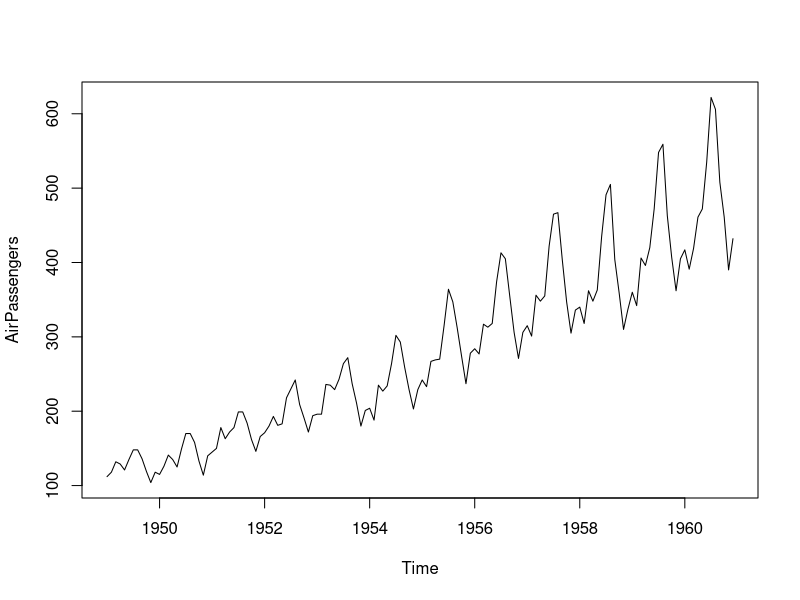
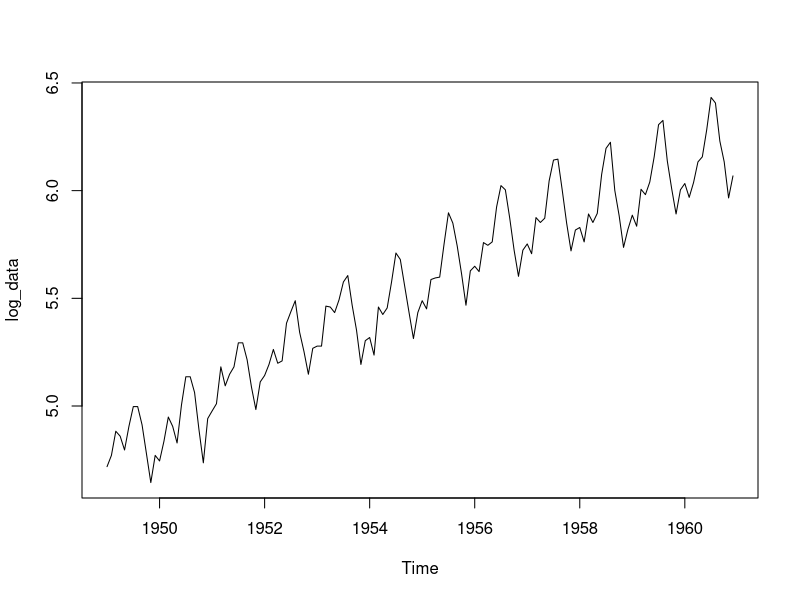
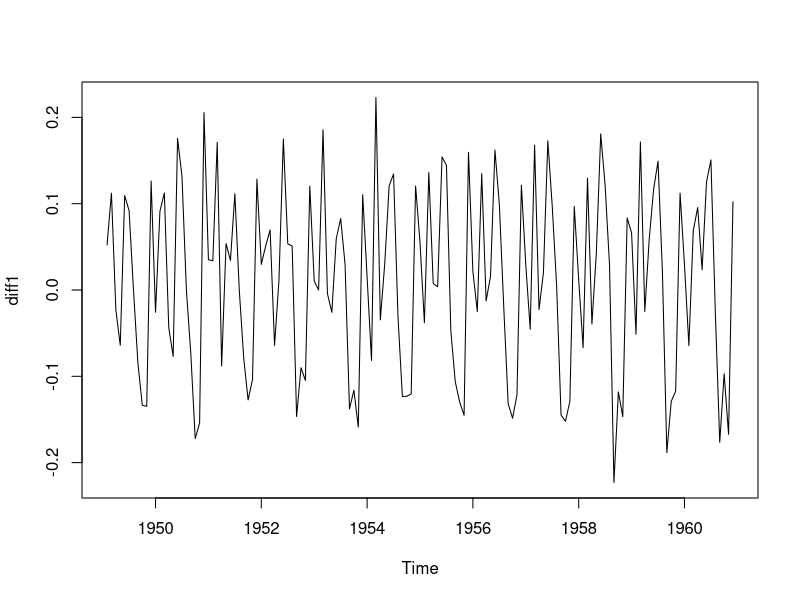
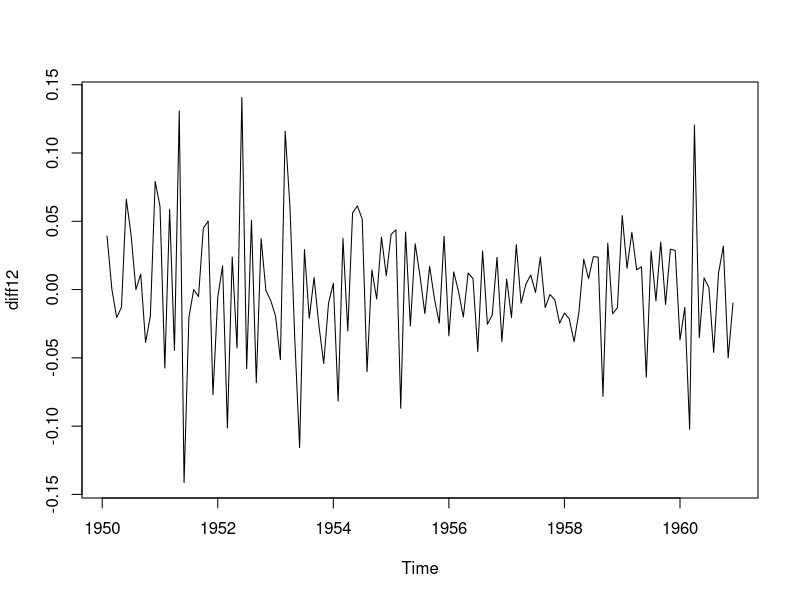
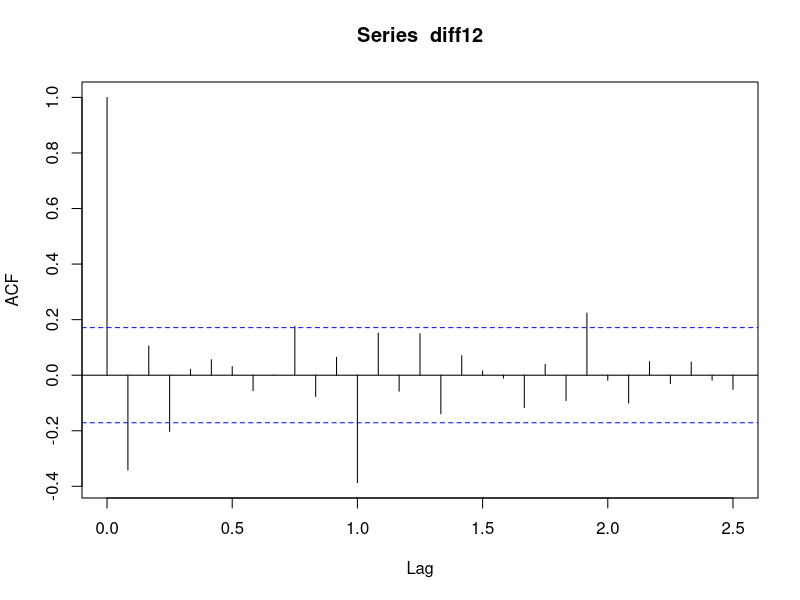
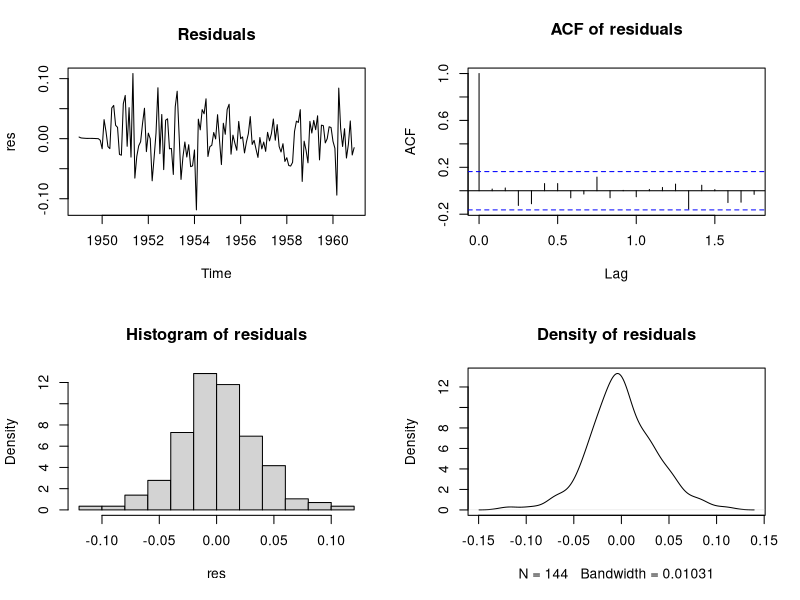
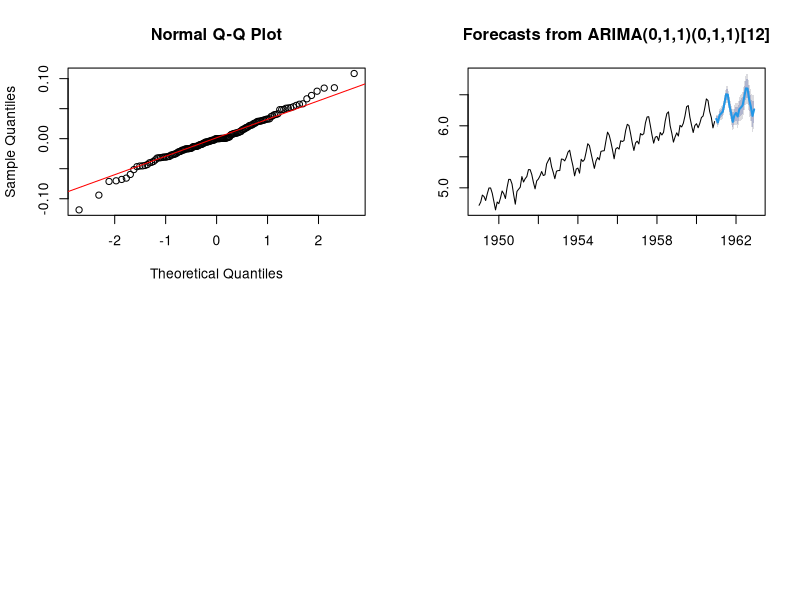

Generate these figures, in order, with R:
## ---- chunk 1
knitr::opts_chunk$set(echo = TRUE)
## ---- chunk 2
data("airpass")
plot(AirPassengers)
## ---- chunk 3
log_data = log(AirPassengers)
plot(log_data)
## ---- chunk 4
diff1 = diff(log_data, 1)
plot(diff1)
## ---- chunk 5
diff12 = diff(diff1, 12)
plot(diff12)
## ---- chunk 6
acf(diff12, lag.max=30)
## ---- chunk 7
library(forecast)
# SARIMA (0,1,1)(0,1,1)[12]
fit <- Arima(log_data
  ,
  order = c(0, 1, 1),
  seasonal = list(order = c(0, 1, 1), period = 12)
)
## ---- chunk 8
res <- residuals(fit)
par(mfrow = c(2,2))
plot(res, main = "Residuals")
acf(res, main = "ACF of residuals")
hist(res, main = "Histogram of residuals", freq = FALSE)
plot(density(res), main = "Density of residuals")
## ---- chunk 9
Box.test(res, lag = 20, type = "Ljung-Box")
## ---- chunk 10
shapiro.test(res)
## ---- chunk 11
qqnorm(res)
qqline(res, col = "red")
## ---- chunk 12
fc <- forecast(fit, h = 24, level = c(80, 95))
plot(fc)
